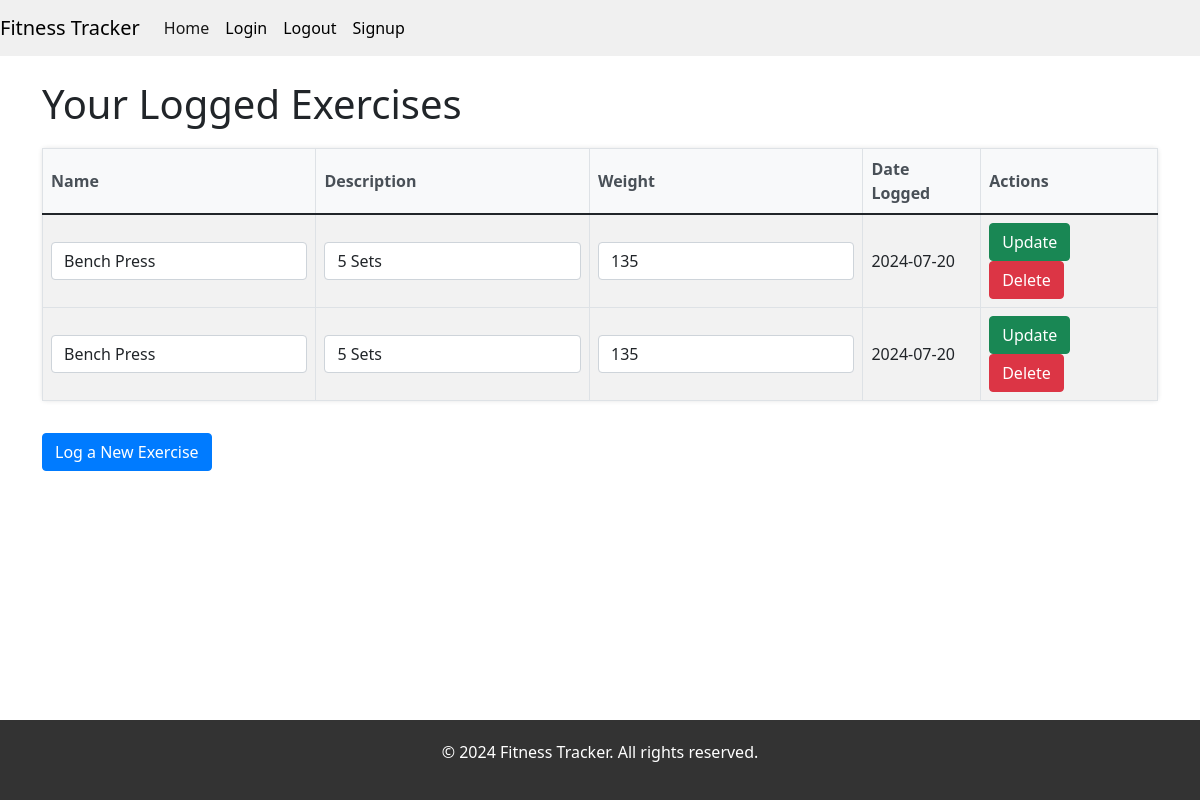
Screenshot of /view_exercises/ (signed in) with the database file from the repository.
### myApp/models.py (models this page shows, shortened)
class Exercise(db.Model):       ## A new model to represent the properties of exercise (what will be logged)
    _id = db.Column(db.Integer, primary_key=True)
    name = db.Column(db.String(100), nullable=False)
    description = db.Column(db.String(100), nullable=False)
    weight = db.Column(db.Integer, nullable=True)      ## In the future I want the user to be able to input the number of sets and the weight.
    unit = db.Column(db.String(2), nullable=True)
    date = db.Column(db.DateTime, default=datetime.utcnow, nullable=False)     ## I thought about bw exercises and weight should be nullable
    is_pr = db.Column(db.Boolean, default=False, nullable=False)
    user_id = db.Column(db.Integer, db.ForeignKey('user._id'), name='exercise_user_fk', nullable=False)

### myApp/blueprints/user/routes.py (the view, shortened to what this page needs)
@user_bp.route("/view_exercises/", methods=["GET", "POST"])
@login_required
def view_exercises():
    exercises = Exercise.query.filter_by(user_id=current_user._id).all()
    return render_template("viewExercises.html", exercises=exercises)

### myApp/templates/viewExercises.html (shortened to what this page needs)
{% extends "base.html" %}
{% block content %}
<head>
    <link rel="stylesheet" href="{{ url_for('static', filename='css/viewExercises.css') }}">
</head>
<div class="container mt-4">
    <h1>Your Logged Exercises</h1>
    {% if exercises %}
        <table class="table table-striped table-bordered">
            <thead>
                <tr>
                    <th>Name</th>
                    <th>Description</th>
                    <th>Weight</th>
                    <th>Date Logged</th>
                    <th>Actions</th>
                </tr>
            </thead>
            <tbody>
                {% for exercise in exercises %}
                    <tr>
                        <form method="POST" action="{{ url_for('user_bp.view_exercises') }}">
                            <td><input type="text" name="name" value="{{ exercise.name }}" class="form-control"></td>
                            <td><input type="text" name="description" value="{{ exercise.description }}" class="form-control"></td>
                            <td><input type="number" step="any" name="weight" value="{{ exercise.weight or '' }}" class="form-control"></td>
                            <td>{{ exercise.date.strftime('%Y-%m-%d') }}</td>
                            <td>
                                <button type="submit" name="update" class="btn btn-success">Update</button>
                                <button type="submit" name="delete" class="btn btn-danger">Delete</button>
                            </td>
                        </form>
                    </tr>
                {% endfor %}
            </tbody>
        </table>
    {% else %}
        <div class="alert alert-info" role="alert">
            You have not logged any exercises yet.
        </div>
    {% endif %}
    <a class="btn btn-primary mt-3" href="{{ url_for('user_bp.create_exercise') }}">Log a New Exercise</a>
</div>
{% endblock %}

### myApp/static/css/base.css (style rules this page uses)
html, body { margin: 0; padding: 0; }

### myApp/static/css/viewExercises.css (style rules this page uses)
.table { margin-top: 20px; background-color: #ffffff; border-radius: 0.25rem; box-shadow: 0 0 5px rgba(0,0,0,0.1); }
.table th, .table td { vertical-align: middle; }
.table thead th { background-color: #f8f9fa; color: #495057; }
.table tbody tr:nth-child(even) { background-color: #f2f2f2; }
.btn-primary { background-color: #007bff; border-color: #007bff; }

### rows the page displays
Exercise: name "Bench Press", description "5 Sets", weight "135", date "2024-07-20"
Exercise: name "Bench Press", description "5 Sets", weight "135", date "2024-07-20"
